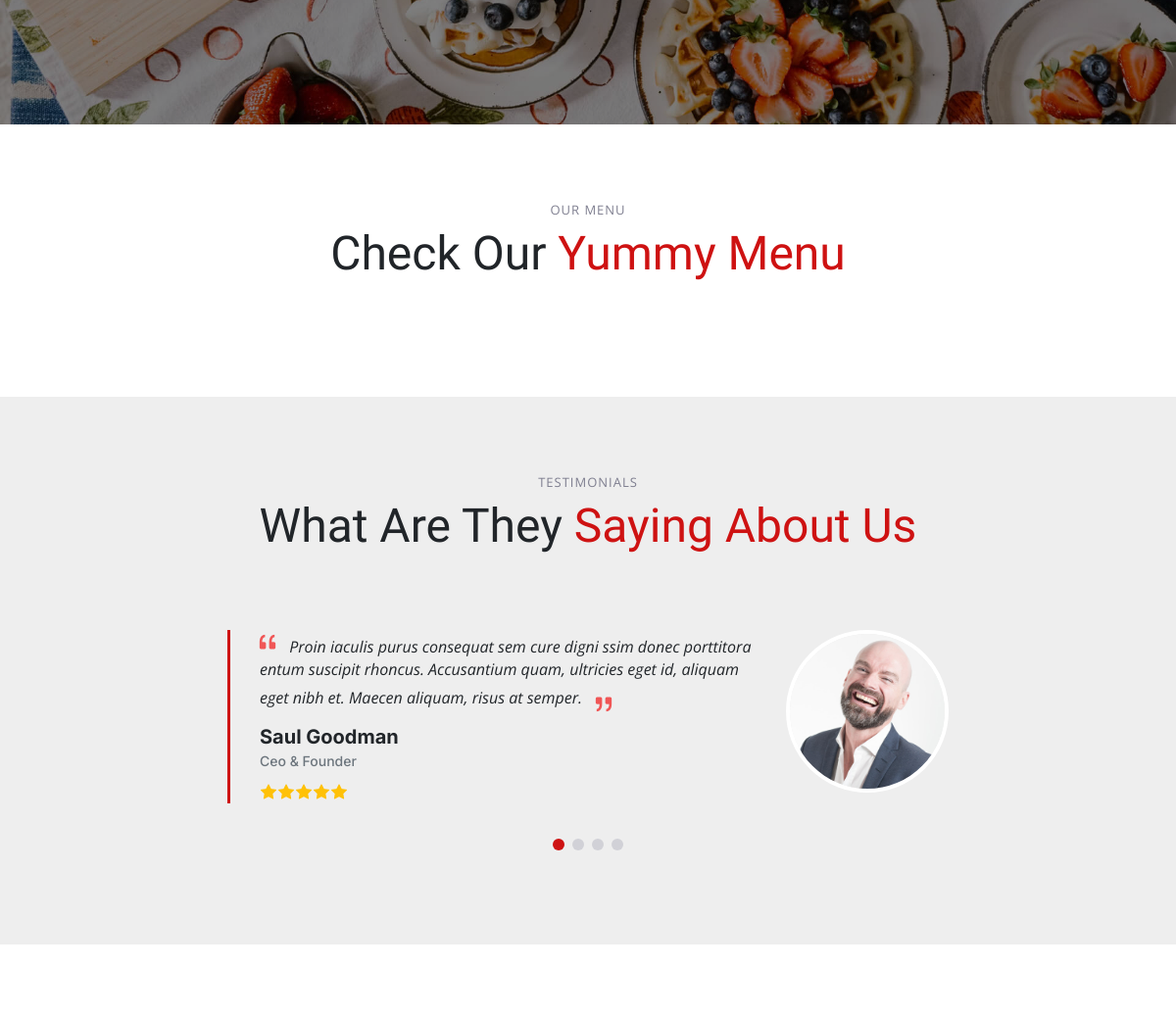
Before: / (middle part) with the older database file.
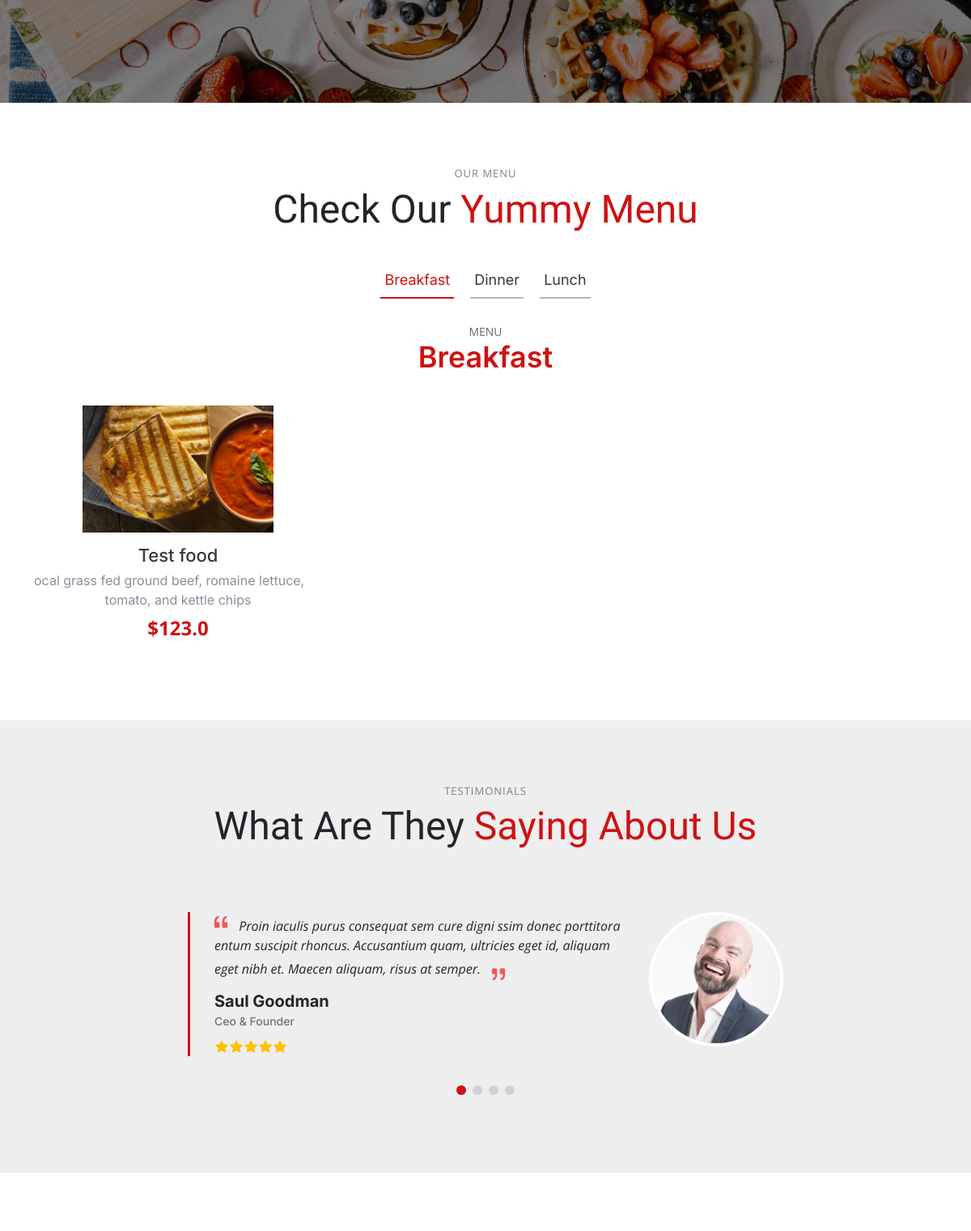
After: the same page with the newer database file.
### models.py (models this page shows)
class Menu(db.Model):
    id = db.Column(db.Integer, primary_key=True)
    name = db.Column(db.String)
    foods = db.relationship('Food', backref='menu')

class Food(db.Model):
    id = db.Column(db.Integer, primary_key=True)
    title = db.Column(db.Text)
    price = db.Column(db.Float)
    ingredients = db.Column(db.Text)
    image_url = db.Column(db.Text)
    menu_id = db.Column(db.Integer, db.ForeignKey('menu.id'))

### app/routers.py (the view)
@public_bp.route('/')
def public_index():
    from models import Menu,Food
    menus = Menu.query.all()
    foods = Food.query.all()
    return render_template('index.html',menus=menus,foods=foods)

### app/templates/index.html (shortened to what this page needs)
<!DOCTYPE html>
<html lang="en">
<head>
  <link href="app/static/assets/vendor/bootstrap/css/bootstrap.min.css" rel="stylesheet">
  <link href="app/static/assets/vendor/bootstrap-icons/bootstrap-icons.css" rel="stylesheet">
  <link href="app/static/assets/vendor/aos/aos.css" rel="stylesheet">
  <link href="app/static/assets/vendor/glightbox/css/glightbox.min.css" rel="stylesheet">
  <link href="app/static/assets/vendor/swiper/swiper-bundle.min.css" rel="stylesheet">
  <link href="app/static/assets/css/main.css" rel="stylesheet">
</head>
<body>
  <main id="main">
    <section id="stats-counter" class="stats-counter">
      <div class="container" data-aos="zoom-out">
        <div class="row gy-4">
          <div class="col-lg-3 col-md-6">
            <div class="stats-item text-center w-100 h-100">
            </div>
          </div>
          <div class="col-lg-3 col-md-6">
            <div class="stats-item text-center w-100 h-100">
            </div>
          </div>
          <div class="col-lg-3 col-md-6">
            <div class="stats-item text-center w-100 h-100">
            </div>
          </div>
          <div class="col-lg-3 col-md-6">
            <div class="stats-item text-center w-100 h-100">
            </div>
          </div>
        </div>
      </div>
    </section>
    <section id="menu" class="menu">
      <div class="container" data-aos="fade-up">
        <div class="section-header">
          <h2>Our Menu</h2>
          <p>Check Our <span>Yummy Menu</span></p>
        </div>
        <ul class="nav nav-tabs d-flex justify-content-center" data-aos="fade-up" data-aos-delay="200">
          {% for menu in menus %}
          <li class="nav-item">
            <a class="nav-link {% if loop.first %}active show{% endif %}" data-bs-toggle="tab" data-bs-target="#menu-{{menu.id}}">
              <h4>{{menu.name}}</h4>
            </a>
          </li>
          {% endfor %}
        </ul>
        <div class="tab-content" data-aos="fade-up" data-aos-delay="300">
          {% for menu in menus %}
          <div class="tab-pane fade {% if loop.first %}active show{% endif %}" id="menu-{{menu.id}}">
            <div class="tab-header text-center">
              <p>Menu</p>
              <h3>{{menu.name}}</h3>
            </div>
            <div class="row gy-5">
              {% for food in foods %}
              {% if menu.id == food.menu_id %}
              <div class="col-lg-4 menu-item">
                <a href="/uploads/{{food.image_url}}" class="glightbox"><img
                    src="/uploads/{{food.image_url}}" class="menu-img img-fluid" alt=""></a>
                <h4>{{food.title}}</h4>
                <p class="ingredients">
                  {{food.ingredients}}
                </p>
                <p class="price">
                  ${{food.price}}
                </p>
              </div>
              {% endif %}
              {% endfor %}
            </div>
          </div>
          {% endfor %}
        </div>
      </div>
    </section>
    <section id="testimonials" class="testimonials section-bg">
      <div class="container" data-aos="fade-up">
        <div class="section-header">
          <h2>Testimonials</h2>
          <p>What Are They <span>Saying About Us</span></p>
        </div>
        <div class="slides-1 swiper" data-aos="fade-up" data-aos-delay="100">
          <div class="swiper-wrapper">
            <div class="swiper-slide">
              <div class="testimonial-item">
                <div class="row gy-4 justify-content-center">
                  <div class="col-lg-6">
                    <div class="testimonial-content">
                      <p>
                        <i class="bi bi-quote quote-icon-left"></i>
                        Proin iaculis purus consequat sem cure digni ssim donec porttitora entum suscipit rhoncus.
                        Accusantium quam, ultricies eget id, aliquam eget nibh et. Maecen aliquam, risus at semper.
                        <i class="bi bi-quote quote-icon-right"></i>
                      </p>
                      <h3>Saul Goodman</h3>
                      <h4>Ceo &amp; Founder</h4>
                      <div class="stars">
                        <i class="bi bi-star-fill"></i><i class="bi bi-star-fill"></i><i class="bi bi-star-fill"></i><i
                          class="bi bi-star-fill"></i><i class="bi bi-star-fill"></i>
                      </div>
                    </div>
                  </div>
                  <div class="col-lg-2 text-center">
                    <img src="app/static/assets/img/testimonials/testimonials-1.jpg" class="img-fluid testimonial-img"
                      alt="">
                  </div>
                </div>
              </div>
            </div>
            <div class="swiper-slide">
              <div class="testimonial-item">
                <div class="row gy-4 justify-content-center">
                </div>
              </div>
            </div>
            <div class="swiper-slide">
              <div class="testimonial-item">
                <div class="row gy-4 justify-content-center">
                </div>
              </div>
            </div>
          </div>
          <div class="swiper-pagination"></div>
        </div>
      </div>
    </section>
    <section id="events" class="events">
    </section>
  </main>
</body>
</html>

### app/static/assets/css/main.css (style rules this page uses)
:root { --font-default: "Open Sans", system-ui, -apple-system, "Segoe UI", Roboto, "Helvetica Neue", Arial, "Noto Sans", "Liberation Sans", sans-serif, "Apple Color Emoji", "Segoe UI Emoji", "Segoe UI Symbol", "Noto Color Emoji"; --font-primary: "Amatic SC", sans-serif; --font-secondary: "Inter", sans-serif; }
:root { --color-default: #212529; --color-primary: #ce1212; --color-secondary: #37373f; }
:root { scroll-behavior: smooth; }
body { font-family: var(--font-default); color: var(--color-default); }
a { color: var(--color-primary); text-decoration: none; }
h1, h2, h3, h4, h5, h6 { font-family: var(--font-secondary); }
section { overflow: hidden; padding: 80px 0; }
.section-bg { background-color: #eee; }
.section-header { text-align: center; padding-bottom: 30px; }
.section-header h2 { font-size: 13px; letter-spacing: 1px; font-weight: 400; margin: 0; padding: 0; color: #7f7f90; text-transform: uppercase; font-family: var(--font-default); }
.section-header p { margin: 0; font-size: 48px; font-weight: 400; font-family: var(--font-primary); }
.section-header p span { color: var(--color-primary); }
section { scroll-margin-top: 90px; }
.stats-counter { background: linear-gradient(rgba(0, 0, 0, 0.5), rgba(0, 0, 0, 0.5)), url("../img/stats-bg.jpg") center center; background-size: cover; padding: 100px 0; }
.stats-counter .stats-item { padding: 30px; width: 100%; }
.menu .nav-tabs { border: 0; }
.menu .nav-link { margin: 0 10px; padding: 10px 5px; transition: 0.3s; color: var(--color-secondary); border-radius: 0; cursor: pointer; height: 100%; border: 0; border-bottom: 2px solid #b6b6bf; }
.menu .nav-link h4 { font-size: 18px; font-weight: 400; margin: 0; font-family: var(--font-secondary); }
.menu .nav-link.active { color: var(--color-primary); border-color: var(--color-primary); }
.menu .tab-content .tab-header { padding: 30px 0; }
.menu .tab-content .tab-header p { font-size: 14px; text-transform: uppercase; color: #676775; margin-bottom: 0; }
.menu .tab-content .tab-header h3 { font-size: 36px; font-weight: 600; color: var(--color-primary); }
.menu .tab-content .menu-item { -moz-text-align-last: center; text-align-last: center; }
.menu .tab-content .menu-item .menu-img { padding: 0 60px; margin-bottom: 15px; }
.menu .tab-content .menu-item h4 { font-size: 22px; font-weight: 500; color: var(--color-secondary); font-family: var(--font-secondary); font-weight: 30px; margin-bottom: 5px; }
.menu .tab-content .menu-item .ingredients { font-family: var(--font-secondary); color: #8d8d9b; margin-bottom: 5px; }
.menu .tab-content .menu-item .price { font-size: 24px; font-weight: 700; color: var(--color-primary); }
.testimonials .section-header { margin-bottom: 40px; }
.testimonials .testimonial-item .testimonial-content { border-left: 3px solid var(--color-primary); padding-left: 30px; }
.testimonials .testimonial-item .testimonial-img { border-radius: 50%; border: 4px solid #fff; margin: 0 auto; }
.testimonials .testimonial-item h3 { font-size: 20px; font-weight: bold; margin: 10px 0 5px 0; color: var(--color-default); font-family: var(--font-secondary); }
.testimonials .testimonial-item h4 { font-size: 14px; color: #6c757d; margin: 0 0 10px 0; font-family: var(--font-secondary); }
.testimonials .testimonial-item .stars i { color: #ffc107; margin: 0 1px; }
.testimonials .testimonial-item .quote-icon-left, .testimonials .testimonial-item .quote-icon-right { color: #f05656; font-size: 26px; line-height: 0; }
.testimonials .testimonial-item .quote-icon-left { display: inline-block; left: -5px; position: relative; }
.testimonials .testimonial-item .quote-icon-right { display: inline-block; right: -5px; position: relative; top: 10px; transform: scale(-1, -1); }
.testimonials .testimonial-item p { font-style: italic; }
.testimonials .swiper-pagination { margin-top: 40px; position: relative; }

Changed rows visible on the page:
added Menu: name "Breakfast"
added Menu: name "Dinner", shown under "OUR MENU"
added Menu: name "Lunch", shown under "OUR MENU"
added Food: image_url (picture), title "Test food", ingredients "ocal grass fed ground beef, romaine lettuce, tomato, and kettle chips", price "123.0"
